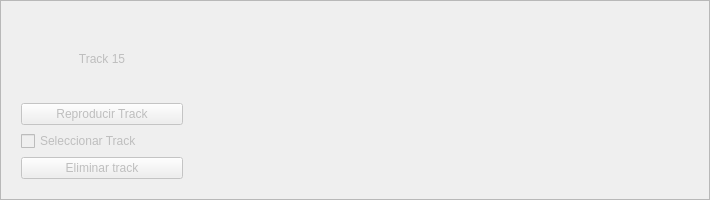
       <widget class="QFrame" name="trackui15">
        <property name="enabled">
         <bool>false</bool>
        </property>
        <property name="minimumSize">
         <size>
          <width>0</width>
          <height>200</height>
         </size>
        </property>
        <property name="frameShape">
         <enum>QFrame::StyledPanel</enum>
        </property>
        <property name="frameShadow">
         <enum>QFrame::Raised</enum>
        </property>
        <layout class="QHBoxLayout" name="horizontalLayout_15">
         <item>
          <widget class="QWidget" name="trackpanel15" native="true">
           <property name="minimumSize">
            <size>
             <width>180</width>
             <height>0</height>
            </size>
           </property>
           <property name="maximumSize">
            <size>
             <width>16777215</width>
             <height>16777215</height>
            </size>
           </property>
           <layout class="QGridLayout" name="gridLayout_17">
            <item row="2" column="0">
             <widget class="QCheckBox" name="track15_checkbox">
              <property name="text">
               <string>Seleccionar Track</string>
              </property>
             </widget>
            </item>
            <item row="0" column="0">
             <widget class="QLabel" name="label_19">
              <property name="text">
               <string>Track 15</string>
              </property>
              <property name="alignment">
               <set>Qt::AlignCenter</set>
              </property>
             </widget>
            </item>
            <item row="3" column="0">
             <widget class="QPushButton" name="Eliminar_track15">
              <property name="text">
               <string>Eliminar track</string>
              </property>
             </widget>
            </item>
            <item row="1" column="0">
             <widget class="QPushButton" name="Reproducir_track15">
              <property name="text">
               <string>Reproducir Track</string>
              </property>
             </widget>
            </item>
           </layout>
          </widget>
         </item>
         <item>
          <widget class="MplWidget" name="tracktimeline15" native="true">
           <property name="minimumSize">
            <size>
             <width>500</width>
             <height>0</height>
            </size>
           </property>
          </widget>
         </item>
        </layout>
       </widget>
